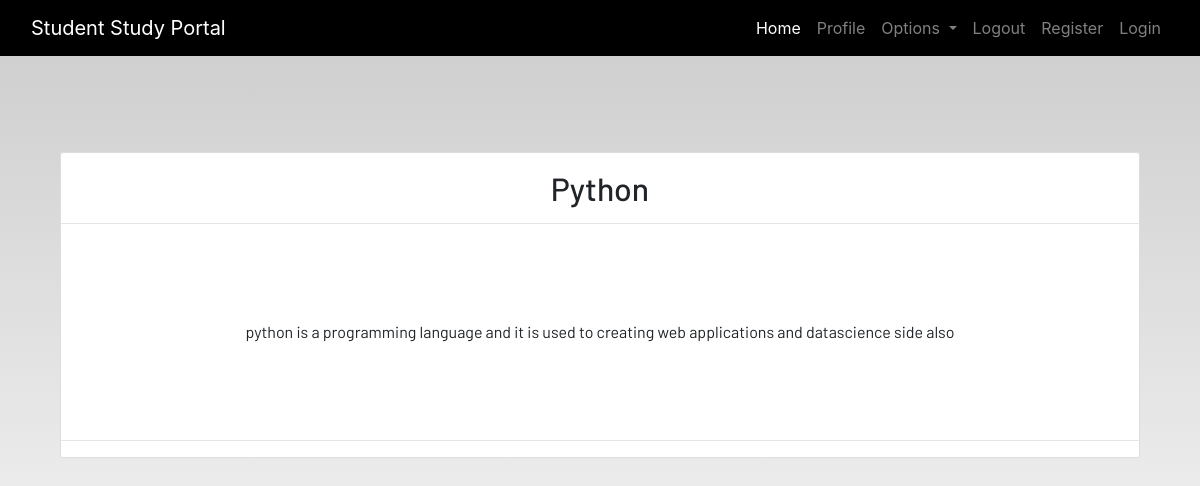
Screenshot of /notes_detail/23 with the database file from the repository.
### dashboard/models.py (models this page shows, shortened)
class Notes(models.Model):
    user=models.ForeignKey(User,on_delete=models.CASCADE)
    title=models.CharField(max_length=200)
    description=models.TextField()
    class Meta:
        verbose_name="notes"
        verbose_name_plural="notes"

### dashboard/views.py (the view)
# urls.py: path('notes_detail/<int:pk>', views.NotesDetailView.as_view(), name="notes-detail"),
class NotesDetailView(DetailView):
    model=Notes

### dashboard/templates/dashboard/notes_detail.html
{% extends 'dashboard/base.html' %}
{% load static %}
{% block content %}
<section class='text-center container'>
    <div class="container">
        <div class="content-section p-0 mt-5">
            <div class="m-3">
                <h2>{{notes.title}}</h2>
            </div>
            <hr class="p-0 m-0">
            <p class="description m-5 p-5">
                {{notes.description}}
            </p>
            <hr>
        </div>
    </div>
</section>
{% endblock content %}

### static/css/main.css (style rules this page uses)
html { scroll-behavior: smooth; height: 100%; width: 100%; }
html, body { max-width: 100%; overflow-x: hidden; height: 100%; width: 100%; }
body { background: linear-gradient(rgba(0, 0, 0, 0.2), rgba(255, 255, 255, 0.5)); overflow-x: hidden; background-repeat: no-repeat; }
.content-section { background: #ffffff; padding: 10px 20px; border: 1px solid #dddddd; border-radius: 3px; margin-bottom: 20px; }

### rows the page displays
Notes: title "Python", description "python is a programming language and it is used to creating web applications and datascience side also"
